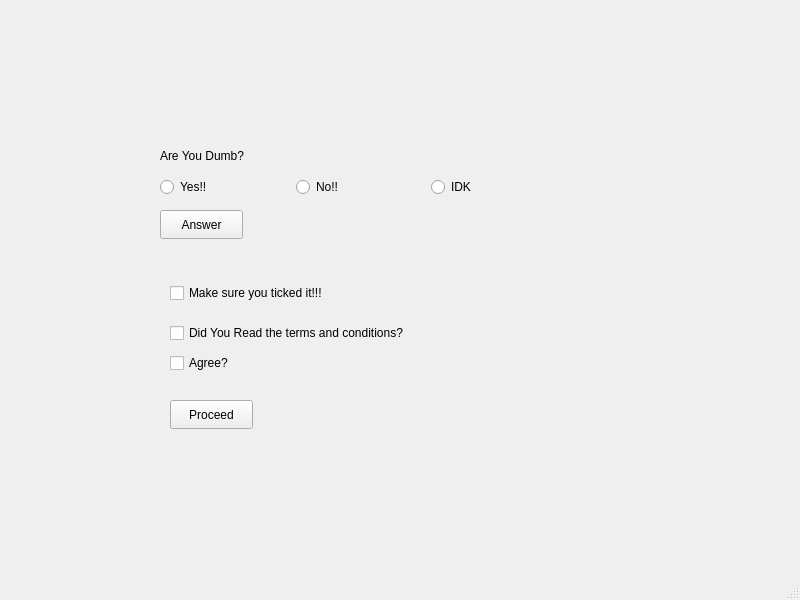
<?xml version="1.0" encoding="UTF-8"?>
<ui version="4.0">
 <class>MainWindow</class>
 <widget class="QMainWindow" name="MainWindow">
  <property name="geometry">
   <rect>
    <x>0</x>
    <y>0</y>
    <width>800</width>
    <height>600</height>
   </rect>
  </property>
  <property name="windowTitle">
   <string>MainWindow</string>
  </property>
  <widget class="QWidget" name="centralwidget">
   <widget class="QCheckBox" name="checkBox">
    <property name="geometry">
     <rect>
      <x>170</x>
      <y>350</y>
      <width>93</width>
      <height>26</height>
     </rect>
    </property>
    <property name="text">
     <string>Agree?</string>
    </property>
   </widget>
   <widget class="QCheckBox" name="checkBox_2">
    <property name="geometry">
     <rect>
      <x>170</x>
      <y>320</y>
      <width>301</width>
      <height>26</height>
     </rect>
    </property>
    <property name="text">
     <string>Did You Read the terms and conditions?</string>
    </property>
   </widget>
   <widget class="QPushButton" name="pushButton">
    <property name="geometry">
     <rect>
      <x>170</x>
      <y>400</y>
      <width>83</width>
      <height>29</height>
     </rect>
    </property>
    <property name="text">
     <string>Proceed</string>
    </property>
   </widget>
   <widget class="QCheckBox" name="checkBox_3">
    <property name="geometry">
     <rect>
      <x>170</x>
      <y>280</y>
      <width>251</width>
      <height>26</height>
     </rect>
    </property>
    <property name="text">
     <string>Make sure you ticked it!!!</string>
    </property>
   </widget>
   <widget class="QPushButton" name="pushButton_2">
    <property name="geometry">
     <rect>
      <x>160</x>
      <y>210</y>
      <width>83</width>
      <height>29</height>
     </rect>
    </property>
    <property name="text">
     <string>Answer</string>
    </property>
   </widget>
   <widget class="QWidget" name="">
    <property name="geometry">
     <rect>
      <x>160</x>
      <y>140</y>
      <width>401</width>
      <height>57</height>
     </rect>
    </property>
    <layout class="QVBoxLayout" name="verticalLayout">
     <item>
      <widget class="QLabel" name="label">
       <property name="text">
        <string>Are You Dumb?</string>
       </property>
      </widget>
     </item>
     <item>
      <layout class="QHBoxLayout" name="horizontalLayout">
       <item>
        <widget class="QRadioButton" name="radioButton">
         <property name="text">
          <string>Yes!!</string>
         </property>
        </widget>
       </item>
       <item>
        <widget class="QRadioButton" name="radioButton_2">
         <property name="text">
          <string>No!!</string>
         </property>
        </widget>
       </item>
       <item>
        <widget class="QRadioButton" name="radioButton_3">
         <property name="text">
          <string>IDK</string>
         </property>
        </widget>
       </item>
      </layout>
     </item>
    </layout>
   </widget>
  </widget>
  <widget class="QStatusBar" name="statusbar"/>
 </widget>
 <resources/>
 <connections/>
</ui>
